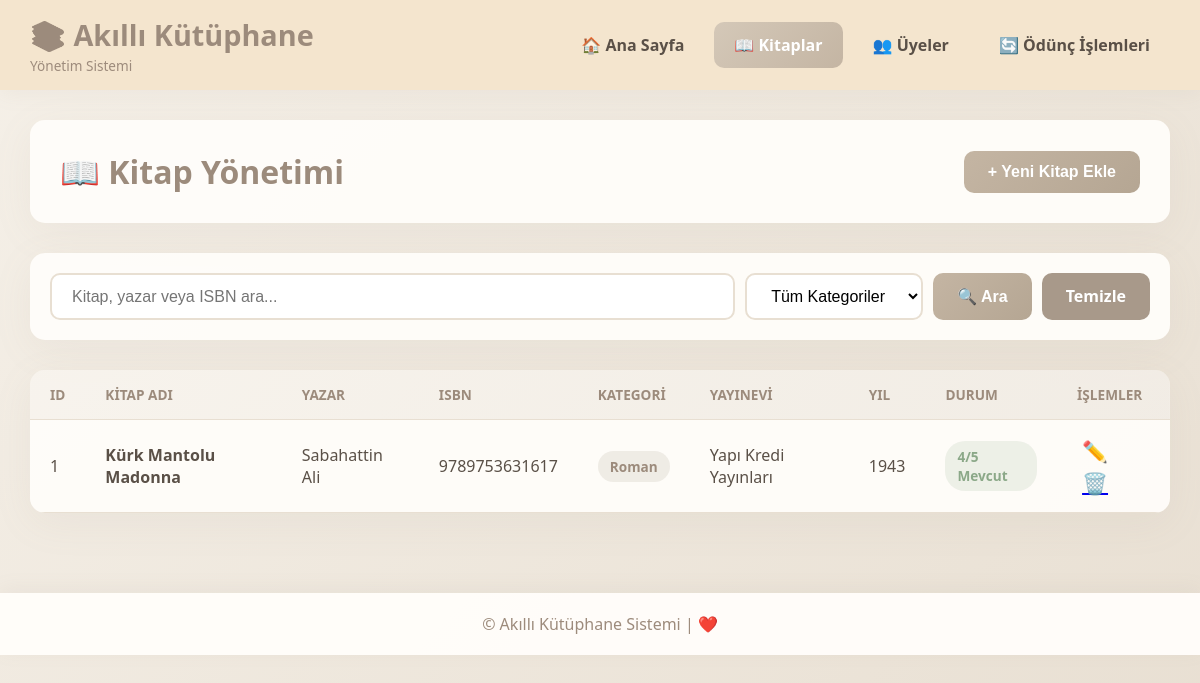
/books, run on the app's committed database.
### tables this page shows
CREATE TABLE books (
            id INTEGER PRIMARY KEY AUTOINCREMENT,
            title TEXT NOT NULL,
            author TEXT NOT NULL,
            isbn TEXT UNIQUE,
            category TEXT,
            publisher TEXT,
            year INTEGER,
            available INTEGER DEFAULT 1,
            total_copies INTEGER DEFAULT 1,
            created_at TIMESTAMP DEFAULT CURRENT_TIMESTAMP
        );

### app.py (the view)
@app.route('/books')
def books():
    conn = get_db()
    search = request.args.get('search', '')
    category = request.args.get('category', '')
    query = 'SELECT * FROM books WHERE 1=1'
    params = []
    if search:
        query += ' AND (title LIKE ? OR author LIKE ? OR isbn LIKE ?)'
        search_term = f'%{search}%'
        params.extend([search_term, search_term, search_term])
    if category:
        query += ' AND category = ?'
        params.append(category)
    query += ' ORDER BY title ASC'
    books = conn.execute(query, params).fetchall()
    categories = conn.execute('SELECT DISTINCT category FROM books WHERE category IS NOT NULL ORDER BY category').fetchall()
    conn.close()
    return render_template('books.html', books=books, categories=categories, search=search, selected_category=category)

### app.py (called while the page is built)
def get_db():
    conn = sqlite3.connect('library.db')
    conn.row_factory = sqlite3.Row
    return conn

### templates/books.html (shortened to what this page needs)
{% extends "base.html" %}
{% block content %}
<div class="page-header">
    <h1>📖 Kitap Yönetimi</h1>
    <button class="btn btn-primary" onclick="openModal('addBookModal')">+ Yeni Kitap Ekle</button>
</div>
<div class="search-bar">
    <form method="GET" action="{{ url_for('books') }}" class="search-form">
        <input type="text" name="search" placeholder="Kitap, yazar veya ISBN ara..." value="{{ search }}" class="search-input">
        <select name="category" class="filter-select">
            <option value="">Tüm Kategoriler</option>
        </select>
        <button type="submit" class="btn btn-primary">🔍 Ara</button>
        <a href="{{ url_for('books') }}" class="btn btn-secondary">Temizle</a>
    </form>
</div>
<div class="table-container">
    {% if books %}
    <table class="data-table">
        <thead>
            <tr>
                <th>ID</th>
                <th>Kitap Adı</th>
                <th>Yazar</th>
                <th>ISBN</th>
                <th>Kategori</th>
                <th>Yayınevi</th>
                <th>Yıl</th>
                <th>Durum</th>
                <th>İşlemler</th>
            </tr>
        </thead>
        <tbody>
            {% for book in books %}
            <tr>
                <td>{{ book.id }}</td>
                <td><strong>{{ book.title }}</strong></td>
                <td>{{ book.author }}</td>
                <td>{{ book.isbn or '-' }}</td>
                <td>
                    {% if book.category %}
                    <span class="badge badge-primary">{{ book.category }}</span>
                    {% else %}
                    -
                    {% endif %}
                </td>
                <td>{{ book.publisher or '-' }}</td>
                <td>{{ book.year or '-' }}</td>
                <td>
                    {% if book.available > 0 %}
                    <span class="badge badge-success">{{ book.available }}/{{ book.total_copies }} Mevcut</span>
                    {% else %}
                    <span class="badge badge-danger">Stokta Yok</span>
                    {% endif %}
                </td>
                <td>
                    <button class="btn-icon" title="Düzenle">✏️</button>
                    <a href="{{ url_for('delete_book', book_id=book.id) }}"
                       class="btn-icon"
                       onclick="return confirm('Bu kitabı silmek istediğinizden emin misiniz?')"
                       title="Sil">🗑️</a>
                </td>
            </tr>
            {% endfor %}
        </tbody>
    </table>
    {% else %}
    <div class="empty-state">
        <div class="empty-icon">📚</div>
        <h3>Kitap bulunamadı</h3>
        <p>Yeni kitap eklemek için yukarıdaki butona tıklayın</p>
    </div>
    {% endif %}
</div>
{% endblock %}

### static/css/style.css (style rules this page uses)
* { margin: 0; padding: 0; box-sizing: border-box; }
:root { --primary: #9c8b7c; --secondary: #a8998a; --success: #8ba888; --danger: #c49a94; --warning: #d4b896; --info: #8fa5af; --light: #f8f6f3; --dark: #5a5047; --gradient: linear-gradient(135deg, #e8dfd2 0%, #d4c8b8 100%); }
body { font-family: 'Segoe UI', Tahoma, Geneva, Verdana, sans-serif; background: linear-gradient(135deg, #f5f0e8 0%, #e8dfd2 100%); min-height: 100vh; color: var(--dark); }
.page-header { background: rgba(255, 253, 250, 0.95); padding: 30px; border-radius: 15px; box-shadow: 0 10px 40px rgba(157, 139, 124, 0.08); margin-bottom: 30px; display: flex; justify-content: space-between; align-items: center; }
.page-header h1 { font-size: 2em; color: var(--primary); }
.btn { padding: 12px 24px; border: none; border-radius: 10px; font-size: 1em; font-weight: 600; cursor: pointer; transition: all 0.3s; text-decoration: none; display: inline-block; text-align: center; }
.btn-primary { background: linear-gradient(135deg, #c4b5a3 0%, #b5a693 100%); color: white; }
.btn-secondary { background: #a8998a; color: white; }
.btn-icon { background: none; border: none; font-size: 1.3em; cursor: pointer; padding: 5px; transition: transform 0.2s; }
.badge { padding: 6px 12px; border-radius: 20px; font-size: 0.85em; font-weight: 600; display: inline-block; }
.badge-primary { background: rgba(157, 139, 124, 0.15); color: var(--primary); }
.badge-success { background: rgba(139, 168, 136, 0.15); color: var(--success); }
.search-bar { background: rgba(255, 253, 250, 0.95); padding: 20px; border-radius: 15px; box-shadow: 0 10px 40px rgba(157, 139, 124, 0.08); margin-bottom: 30px; }
.search-form { display: flex; gap: 10px; flex-wrap: wrap; }
.search-input { flex: 1; min-width: 300px; padding: 12px 20px; border: 2px solid #e8dfd2; border-radius: 10px; font-size: 1em; transition: all 0.3s; background: white; }
.filter-select { padding: 12px 20px; border: 2px solid #e8dfd2; border-radius: 10px; font-size: 1em; cursor: pointer; background: white; }
.table-container { background: rgba(255, 253, 250, 0.95); border-radius: 15px; box-shadow: 0 10px 40px rgba(157, 139, 124, 0.08); overflow: hidden; }
.data-table { width: 100%; border-collapse: collapse; }
.data-table thead { background: linear-gradient(135deg, rgba(232, 223, 210, 0.3) 0%, rgba(212, 200, 184, 0.3) 100%); }
.data-table th, .data-table td { padding: 15px 20px; text-align: left; border-bottom: 1px solid #e8dfd2; }
.data-table th { font-weight: 700; color: var(--primary); text-transform: uppercase; font-size: 0.85em; }
.data-table tbody tr { transition: all 0.3s; }

### data on the page
books: id "1", title "Kürk Mantolu Madonna", author "Sabahattin Ali", isbn "9789753631617", category "Roman", publisher "Yapı Kredi Yayınları", year "1943", available "4", total_copies "5"
